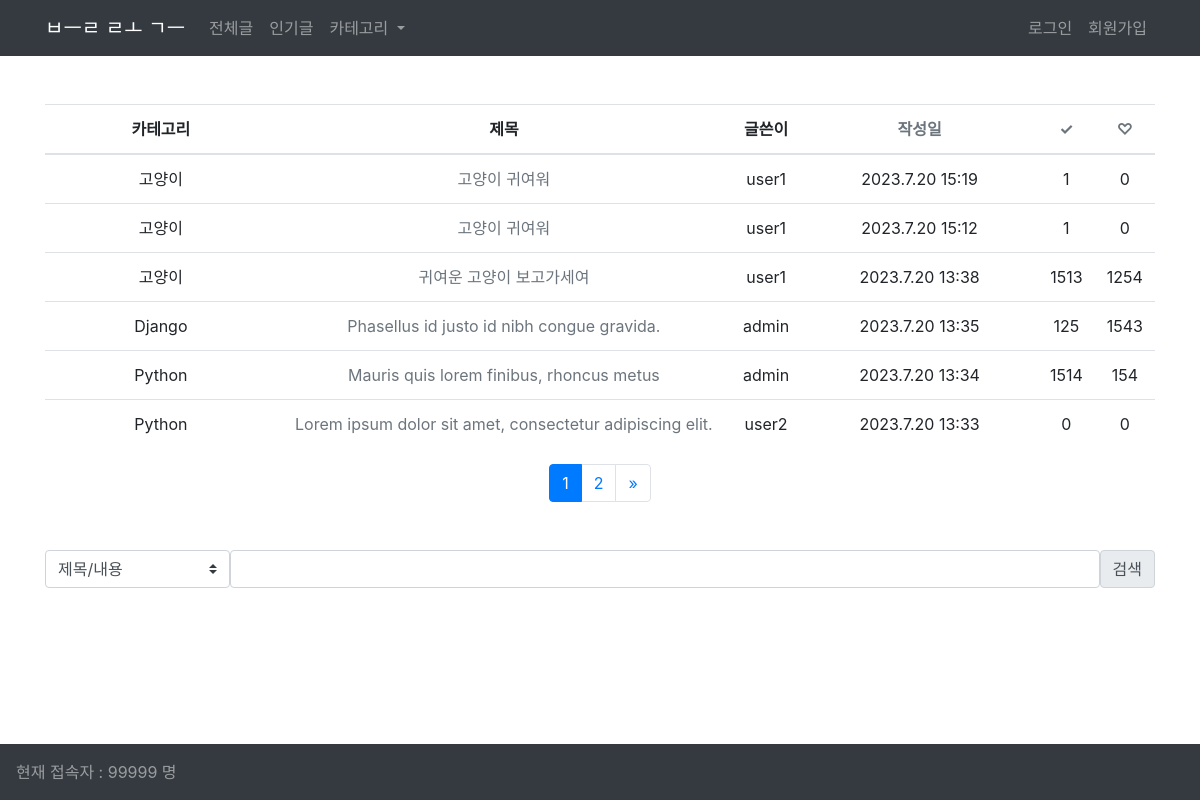
The page /blog/ on the database as committed earlier.
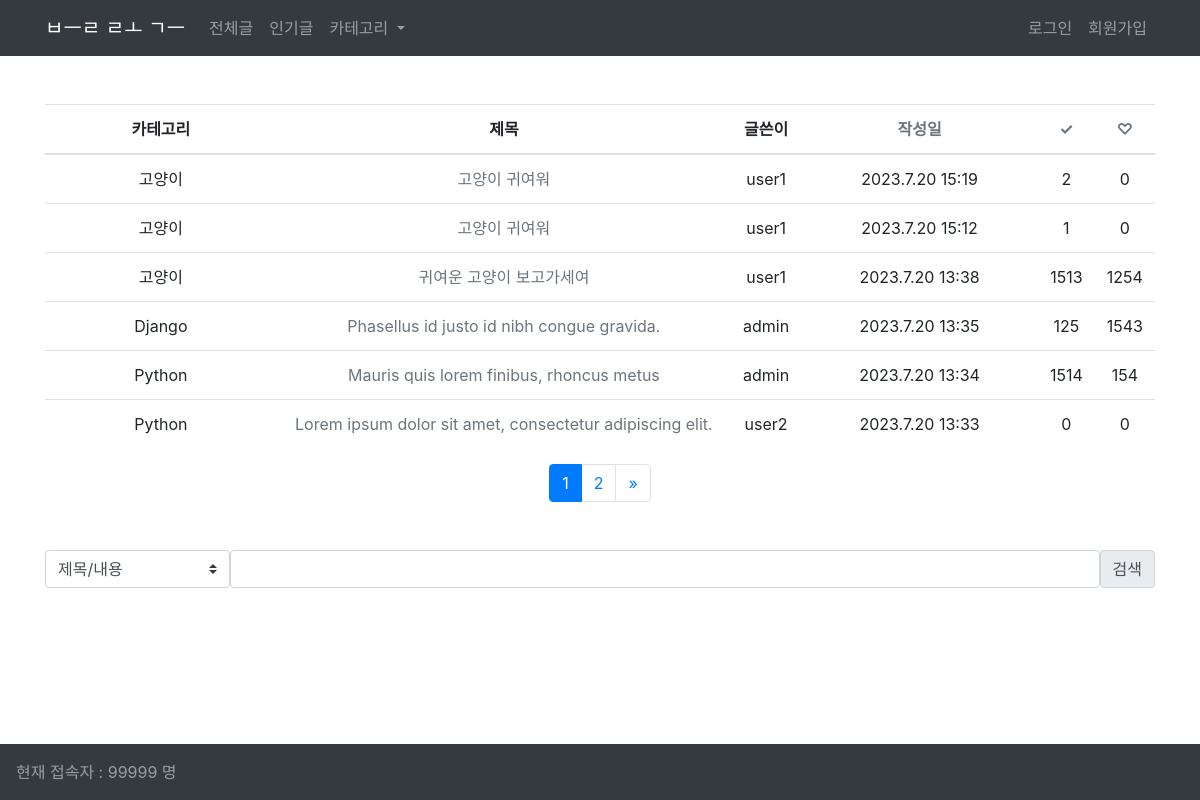
The same page on the database as committed later.
### blog/models.py (models this page shows, shortened)
class Post(models.Model):
    CATEGORY_CHOICES = [
        ("HTML/CSS", "HTML/CSS"),
        ("Python", "Python"),
        ("Django", "Django"),
        ("고양이", "고양이"),
    ]
    title = models.CharField(max_length=200)
    content = models.TextField(null=True, blank=True)
    writer = models.ForeignKey(User, on_delete=models.CASCADE)
    updated_at = models.DateTimeField(auto_now=True)
    created_at = models.DateTimeField(auto_now_add=True)
    views = models.IntegerField(default=0)
    likes = models.IntegerField(default=0)
    category = models.CharField(max_length=50, choices=CATEGORY_CHOICES)
    thumbnail = models.ImageField(upload_to="thumbnails/", blank=True, null=True)

### blog/views.py (the view)
# urls.py: path("", views.PostList.as_view(), name="list"),
class PostList(View):
    def get(self, request):
        if request.GET.get("sort"):
            sort = request.GET.get("sort")
        else:
            sort = "created_at"
        posts = Post.objects.all()
        posts_sorted = sorted(posts, key=lambda x: getattr(x, sort), reverse=True)
        posts_per_page = 6
        page_number = request.GET.get("page", 1)
        paginator = Paginator(posts_sorted, posts_per_page)
        try:
            page = paginator.page(page_number)
        except InvalidPage:
            page = paginator.page(1)
        context = {
            "posts": page,
            "sort": sort,
        }
        return render(request, "blog/post_list.html", context)

### blog/templates/blog/post_list.html (shortened to what this page needs)
{% extends 'base.html' %}
{% block content %}
{% if posts %}
<table class="table table-hover text-center mt-5">
    <thead class="thead">
        <tr>
            <th class='w-25'>카테고리</th>
            <th class='w-50'>제목</th>
            <th class="w-">글쓴이</th>
            <th class="w-25"><a href="?sort=created_at" class="text-muted">작성일</a></th>
            <th class="w"><a href="?sort=views" class="text-muted">✓</a></th>
            <th class="w"><a href="?sort=likes" class="text-muted">♡</a></th>
        </tr>
    </thead>
    <tbody>
        {% if sort %}
            {% for post in posts|dictsortreversed:sort %}
            <tr>
                <td>{{ post.category }}</td>
                <td><a href="{% url 'blog:detail' post_id=post.pk %}" class="text-muted">{{ post.title }}</a></td>
                <td>{{ post.writer }}</td>
                <td>{{ post.created_at.year }}.{{post.created_at.month}}.{{post.created_at.day}} {{post.created_at.hour}}:{{post.created_at.minute}}</td>
                <td>{{ post.views }}</td>
                <td>{{ post.likes }}</td>
            </tr>
            {% endfor %}
        {% endif %}
    </tbody>
</table>
{% else %}
    {% if query %}
    <p>일치하는 검색 결과가 없습니다.</p>
    {% else %}
    <p>작성된 게시글이 없습니다.</p>
    {% endif %}
{% endif %}
{% if posts.has_other_pages %}
<nav aria-label="Page navigation">
  <ul class="pagination justify-content-center">
    {% for i in posts.paginator.page_range %}
      {% if posts.number == i %}
        <li class="page-item active"><a class='page-link' href='#'>{{ i }}</a></li>
      {% else %}
        <li class='page-item'>
            <a class='page-link' href="?page={{ i }}&sort={{sort}}">{{ i }}</a>
        </li>
      {% endif %}
    {% endfor %}
    {% if posts.has_next %}
    <li class="page-item">
      <a class="page-link" href="?page={{ posts.next_page_number }}&sort={{sort}}" aria-label="Next">
        <span aria-hidden="true">&raquo;</span>
      </a>
    </li>
    {% endif %}
  </ul>
</nav>
{% endif %}
<form action="{% url 'blog:search' %}" method='get' class='d-flex mt-5'>
    <select class="custom-select col col-lg-2" name='q-opt'>
        <option selected value="1">제목/내용</option>
    </select>
    <input type="text" name='q' class='form-control'>
    <input type="submit" value="검색" class="input-group-text">
</form>
{% endblock content %}

Rows that differ between the two databases and show on the page:
changed Post (number 1 of 6 on the later page): views "1" → "2"
